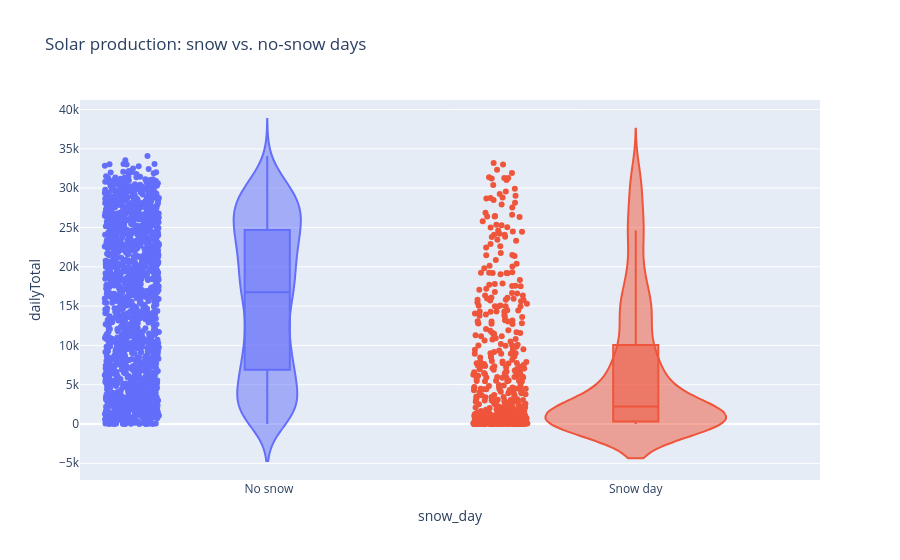

Notebook code cell kept with this figure:
### Code cell
# make violin plot to visualize (data is high density)
fig = px.violin(
    snow_solar,
    x='snow_day',
    y='dailyTotal',
    box=True,
    points='all',
    title='Solar production: snow vs. no-snow days',
    color='snow_day'
)
# hide legend (b/c redundant)
fig.update_layout(showlegend=False)
fig.show()

### Figure 1 — Plotly figure (JSON) as saved in the notebook; plotly's stock layout.template omitted (floating-point values rounded to 4 significant figures; data arrays with more than 128 entries replaced by an {"elided": "..."} marker saying what was removed)
{"data": [{"alignmentgroup": "True", "box": {"visible": true}, "hovertemplate": "snow_day=%{x}<br>dailyTotal=%{y}<extra></extra>", "legendgroup": " No snow", "marker": {"color": "#636efa"}, "name": " No snow", "offsetgroup": " No snow", "orientation": "v", "points": "all", "scalegroup": "True", "showlegend": true, "type": "violin", "x": {"elided": "1530 str values"}, "x0": " ", "xaxis": "x", "y": {"elided": "1530 float values"}, "y0": " ", "yaxis": "y"}, {"alignmentgroup": "True", "box": {"visible": true}, "hovertemplate": "snow_day=%{x}<br>dailyTotal=%{y}<extra></extra>", "legendgroup": "Snow day", "marker": {"color": "#EF553B"}, "name": "Snow day", "offsetgroup": "Snow day", "orientation": "v", "points": "all", "scalegroup": "True", "showlegend": true, "type": "violin", "x": {"elided": "531 str values"}, "x0": " ", "xaxis": "x", "y": {"elided": "531 float values"}, "y0": " ", "yaxis": "y"}], "layout": {"legend": {"title": {"text": "snow_day"}, "tracegroupgap": 0}, "showlegend": false, "title": {"text": "Solar production: snow vs. no-snow days"}, "violinmode": "overlay", "xaxis": {"anchor": "y", "categoryarray": [" No snow", "Snow day"], "categoryorder": "array", "domain": [0, 1], "title": {"text": "snow_day"}}, "yaxis": {"anchor": "x", "domain": [0, 1], "title": {"text": "dailyTotal"}}}}
